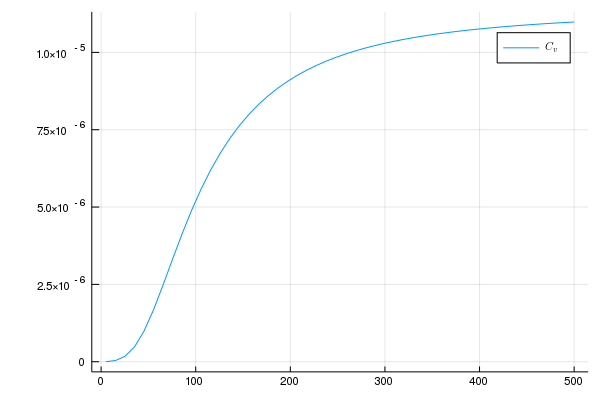

Source code (Julia):
using Plots;gr()
using LaTeXStrings
const N=100
const tolerance=10^(-8)
f(x)=x^4*exp(x)/(exp(x)-1)^2
function Simpson(func,lower,upper)
    int::Float64=0
    temp::Float64=0
    step::Float64=(upper-lower)/N
    for x in LinRange(lower+tolerance,upper,N)
        temp=step/6*(func(x)+4func(x+step/2)+func(x+step))
        int+=temp
    end
    return int
end
function main(T::Float64)
    θ::Float64=428
    ρ::Float64=6.022*10^28
    V::Float64=10e-3
    k::Float64=1.381*10^(-23)
    int::Float64=Simpson(f,0,θ/T)
    C::Float64=9*V*ρ*k*(T/θ)^3*int
    return C
end
function Plot()
    X=Array(LinRange(5,500,50))
    Y=similar(X)
    for i=1:length(X)
        Y[i]=main(X[i])
    end
    plot(X,Y,label=L"C_{v}")
    png(joinpath(@__DIR__,"Problem_1.png"))
end
Plot()
